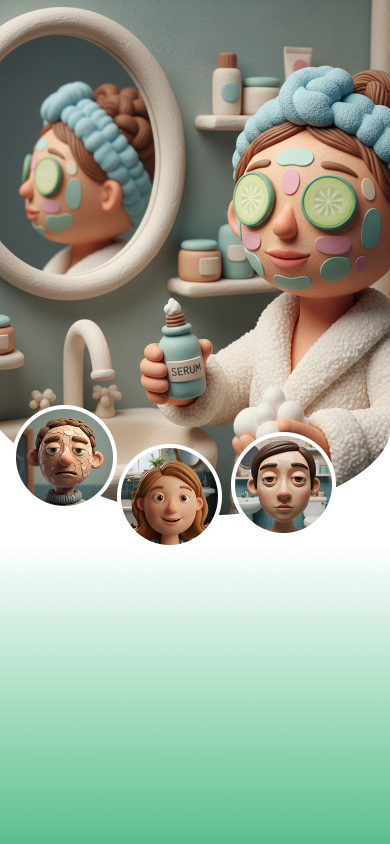
#> input picture frontend/glowithm/assets/images/bg_1.png, 780 x 1688 px (shown at 1/2 size)
$ python -i detect.py   (imports and definitions only)
#> lines starting #> are read from the running program, lines starting #| are printed output that depends on the picture
#> further down, picture is the input picture: shape (1688, 780, 3); mean B, G, R 150.7, 168, 156.7
### backend/app/utils/io_utils.py
import cv2
import numpy as np
from PIL import Image
from io import BytesIO

# Read and write images to be compatible with CV2 and PIL
# [14 lines left out: functions read_image_from_bytes, pil_bytes_from_cv2, not called in this run]

# Get image resolution (width, height) of CV2 image
def resolution_wh(img: np.ndarray) -> tuple:
    h, w = img.shape[:2]
    return w, h

### backend/app/utils/detect.py
import cv2
from app.utils.constants import MIN_RESOLUTION, MIN_BORDERLINE_RES
from app.utils.io_utils import resolution_wh

face_cascade = cv2.CascadeClassifier(cv2.data.haarcascades + "haarcascade_frontalface_default.xml")

def detect_single_face(img, allow_upscale=True):
    """
    Convert img to grayscale and detect faces using Haar Cascade.
    If no faces found, and allow_upscale is True, attempt to upscale borderline images and detect again.
    """
#> called with allow_upscale = True

    gray = cv2.cvtColor(img, cv2.COLOR_BGR2GRAY)
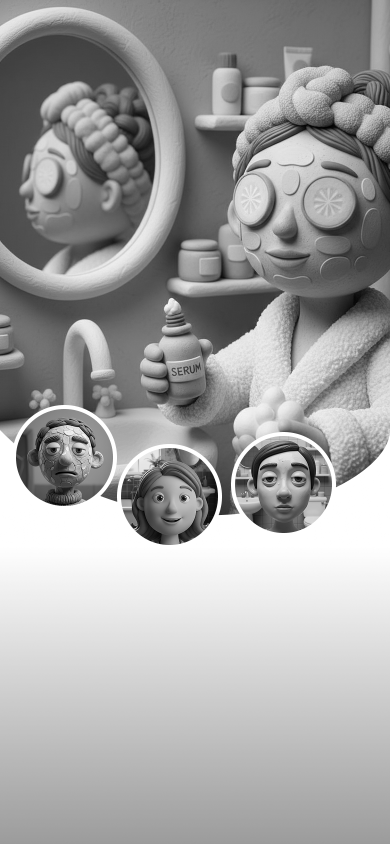
#> gray: shape (1688, 780) (shown at 1/2 size); min 0, max 255, mean 162.6
    faces = face_cascade.detectMultiScale(gray, scaleFactor=1.1, minNeighbors=8, minSize=(150,150))
#> faces = ()
    if len(faces)>0:
        return True, faces

    # Attempt upscale for borderline
    w,h = resolution_wh(img)
#> w = 780; h = 1688
    min_dim = min(w,h)
#> min_dim = 780
    if allow_upscale and min_dim < MIN_RESOLUTION and min_dim >= MIN_BORDERLINE_RES:
        scale = MIN_RESOLUTION/float(min_dim)
        img2 = cv2.resize(img, (int(w*scale), int(h*scale)), interpolation=cv2.INTER_CUBIC)
        gray2 = cv2.cvtColor(img2, cv2.COLOR_BGR2GRAY)
        faces2 = face_cascade.detectMultiScale(gray2, scaleFactor=1.1, minNeighbors=8, minSize=(150,150))
        if len(faces2)>0:
            return True, faces2
    return False, ()

>>> import cv2
>>> picture = cv2.imread('../../../frontend/glowithm/assets/images/bg_1.png')
>>> result = detect_single_face(picture)
#> result = (False, ())

$ run again, on frontend/glowithm/assets/images/bg_2.png
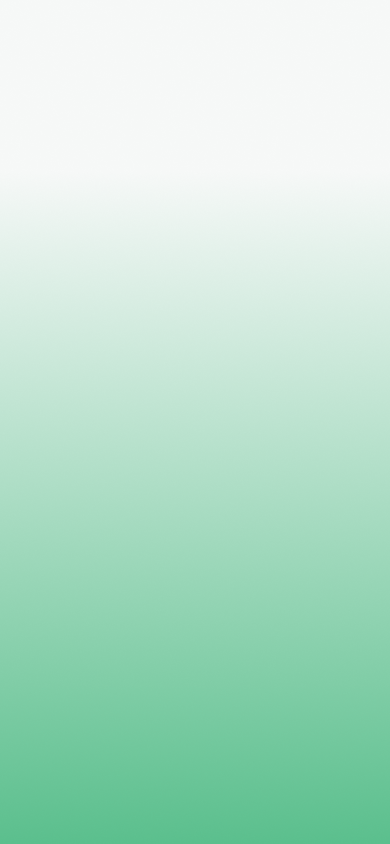
#> input picture frontend/glowithm/assets/images/bg_2.png, 390 x 844 px
#> picture is the input picture: shape (844, 390, 3); mean B, G, R 204.9, 225.4, 184.3
#> in detect_single_face, `gray = cv2.cvtColor(img, cv2.COLOR_BGR2GRAY)`:
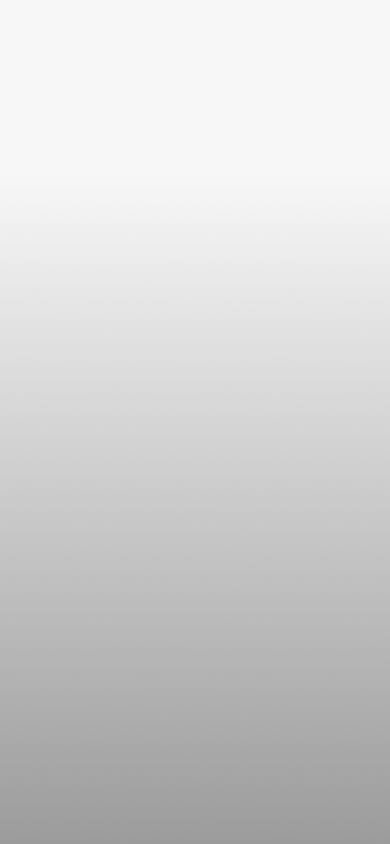
#> gray: shape (844, 390); min 155, max 248, mean 210.7
#> faces = ()
#> in detect_single_face, `w,h = resolution_wh(img)`: w = 390; h = 844
#> min_dim = 390
#> result = (False, ())
